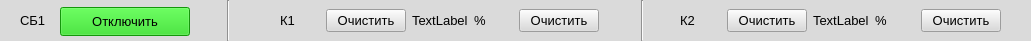
  <widget class="QWidget" name="widget_2" native="true">
   <property name="geometry">
    <rect>
     <x>10</x>
     <y>84</y>
     <width>1031</width>
     <height>41</height>
    </rect>
   </property>
   <property name="styleSheet">
    <string notr="true">background-color: rgb(218, 218, 218);</string>
   </property>
   <widget class="Line" name="line">
    <property name="geometry">
     <rect>
      <x>220</x>
      <y>0</y>
      <width>16</width>
      <height>41</height>
     </rect>
    </property>
    <property name="orientation">
     <enum>Qt::Vertical</enum>
    </property>
   </widget>
   <widget class="Line" name="line_2">
    <property name="geometry">
     <rect>
      <x>634</x>
      <y>0</y>
      <width>16</width>
      <height>41</height>
     </rect>
    </property>
    <property name="orientation">
     <enum>Qt::Vertical</enum>
    </property>
   </widget>
   <widget class="QLabel" name="label_2">
    <property name="geometry">
     <rect>
      <x>20</x>
      <y>10</y>
      <width>31</width>
      <height>20</height>
     </rect>
    </property>
    <property name="font">
     <font>
      <pointsize>10</pointsize>
     </font>
    </property>
    <property name="text">
     <string>СБ1</string>
    </property>
   </widget>
   <widget class="QPushButton" name="pushButton_4">
    <property name="geometry">
     <rect>
      <x>60</x>
      <y>7</y>
      <width>130</width>
      <height>29</height>
     </rect>
    </property>
    <property name="font">
     <font>
      <pointsize>10</pointsize>
     </font>
    </property>
    <property name="styleSheet">
     <string notr="true">background-color: rgb(27, 212, 14);</string>
    </property>
    <property name="text">
     <string>Отключить</string>
    </property>
   </widget>
   <widget class="QWidget" name="layoutWidget">
    <property name="geometry">
     <rect>
      <x>680</x>
      <y>0</y>
      <width>321</width>
      <height>41</height>
     </rect>
    </property>
    <layout class="QHBoxLayout" name="horizontalLayout_4">
     <item>
      <widget class="QLabel" name="label_9">
       <property name="font">
        <font>
         <pointsize>10</pointsize>
        </font>
       </property>
       <property name="text">
        <string>К2</string>
       </property>
      </widget>
     </item>
     <item>
      <widget class="QPushButton" name="pushButton_9">
       <property name="font">
        <font>
         <pointsize>10</pointsize>
        </font>
       </property>
       <property name="text">
        <string>Очистить</string>
       </property>
      </widget>
     </item>
     <item>
      <widget class="QLabel" name="label_10">
       <property name="font">
        <font>
         <pointsize>10</pointsize>
        </font>
       </property>
       <property name="text">
        <string>TextLabel</string>
       </property>
      </widget>
     </item>
     <item>
      <widget class="QLabel" name="label_11">
       <property name="font">
        <font>
         <pointsize>10</pointsize>
        </font>
       </property>
       <property name="text">
        <string>%</string>
       </property>
      </widget>
     </item>
     <item>
      <widget class="QPushButton" name="pushButton_10">
       <property name="font">
        <font>
         <pointsize>10</pointsize>
        </font>
       </property>
       <property name="text">
        <string>Очистить</string>
       </property>
      </widget>
     </item>
    </layout>
   </widget>
   <widget class="QWidget" name="">
    <property name="geometry">
     <rect>
      <x>280</x>
      <y>0</y>
      <width>319</width>
      <height>41</height>
     </rect>
    </property>
    <layout class="QHBoxLayout" name="horizontalLayout_2">
     <item>
      <widget class="QLabel" name="label_3">
       <property name="font">
        <font>
         <pointsize>10</pointsize>
        </font>
       </property>
       <property name="text">
        <string>К1</string>
       </property>
      </widget>
     </item>
     <item>
      <widget class="QPushButton" name="pushButton_5">
       <property name="font">
        <font>
         <pointsize>10</pointsize>
        </font>
       </property>
       <property name="text">
        <string>Очистить</string>
       </property>
      </widget>
     </item>
     <item>
      <widget class="QLabel" name="label_4">
       <property name="font">
        <font>
         <pointsize>10</pointsize>
        </font>
       </property>
       <property name="text">
        <string>TextLabel</string>
       </property>
      </widget>
     </item>
     <item>
      <widget class="QLabel" name="label_5">
       <property name="font">
        <font>
         <pointsize>10</pointsize>
        </font>
       </property>
       <property name="text">
        <string>%</string>
       </property>
      </widget>
     </item>
     <item>
      <widget class="QPushButton" name="pushButton_6">
       <property name="font">
        <font>
         <pointsize>10</pointsize>
        </font>
       </property>
       <property name="text">
        <string>Очистить</string>
       </property>
      </widget>
     </item>
    </layout>
   </widget>
  </widget>
